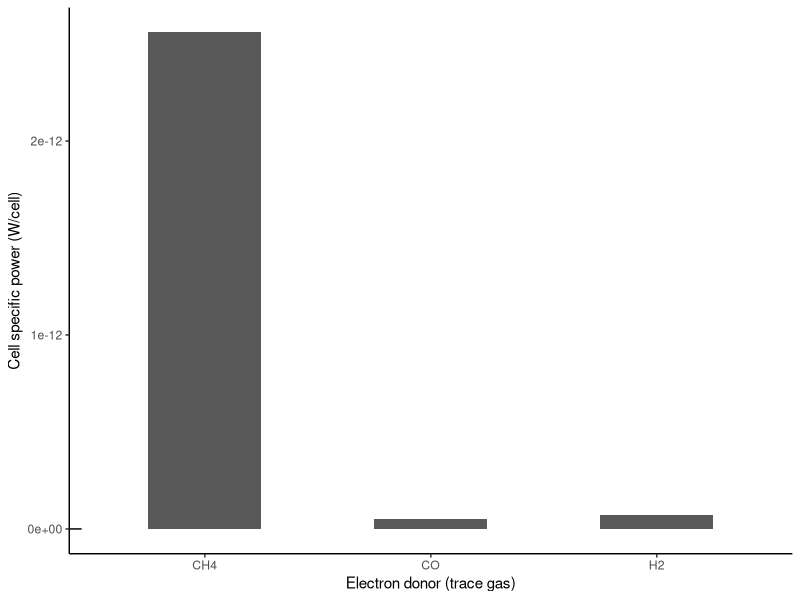

Source code (R):
## ---- chunk 1
library(tidyverse)
library(ggrepel)
## ---- chunk 2
gas_data <- readxl::read_xlsx("gas_data.xlsx")

Rbar = 8.31446261815324E-2 # gas constant with bar
RJoule = 8.31446261815324
RkJ = 0.2871
Temp = 293 # Temp in K
pO2 = 0.2127825 # atmospheric oxygen concentration (bar)
pCO2 = 4E-4 # atmospheric CO2 in bar

# PV = nRT
# P = nRT / V
gas_data <- gas_data %>%
  mutate(p_gas = (`Mean concentration (ppm)`*(10^(-6)))) %>% 
  mutate(fg0 = 1) %>% # assume std fugacity = 1
  mutate(fg = p_gas) %>% # fugacity of gas equal to partial pressure
  mutate(ag = fg/fg0) %>%  #activity is ratio of fugacities
  mutate(Q = case_when(Gas == "H2" ~ 1/ag*(pO2^.5),
                       Gas == "CO" ~ pCO2/ag*(pO2^.5),
                       Gas == "CH4" ~ pCO2*1/ag*(pO2^2))) %>% # Q is equal to the product of activities
           
  mutate(logQ = log10(Q)) %>% #log10 Q
  mutate(lnQ = log(Q)) %>% # natural log of Q
  
  # Below conditionally assigns delta G0 values
  mutate(dg0 = case_when(Gas == "H2" ~ -238.0110206,
                         Gas == "CO" ~ -257.6221235,
                         Gas == "CH4" ~ -819.5290501)) %>% 
    
  # Calculate delta G at environmental conditions (Joules)
  mutate(dg0_J = dg0*1000) %>% # convert dg0 to joules
  mutate(dg = dg0_J + RJoule*Temp*logQ) %>% # delta G in Joules
  
  # Average cell specific rate of reaction
  mutate(csr = case_when(Gas == "H2" ~ -1.12E-20,
                         Gas == "CO" ~ -7.06E-21,
                         Gas == "CH4" ~ -1.12E-19)) %>% 
  
  # Average trace gas oxidizing cell counts, averaged by landscape
  mutate(B = case_when(Gas == "H2" & Ecosystem == "Wetland" ~ 34446025.8,
                       Gas == "H2" & Ecosystem == "Grassland" ~ 30794773.42,
                       Gas == "H2" & Ecosystem == "Forest" ~ 62453310.18,
                       Gas == "H2" & Ecosystem == "Dryland" ~ 1630814.997,
                       Gas == "CO" & Ecosystem == "Wetland" ~ 38701753.79,
                       Gas == "CO" & Ecosystem == "Grassland" ~ 45900935.93,
                       Gas == "CO" & Ecosystem == "Forest" ~ 117976086.4,
                       Gas == "CO" & Ecosystem == "Dryland" ~ 2510912.988,
                       Gas == "CH4" & Ecosystem == "Dryland" ~ 52635.71799,
                       Gas == "CH4" & Ecosystem == "Wetland" ~ 140393.5214,
                       Gas == "CH4" & Ecosystem == "Grassland" ~ 140688.9679,
                       Gas == "CH4" & Ecosystem == "Forest" ~ 693665.0186)) %>% 
  mutate(P = csr*B*dg/B) # had to multiply CSR by B so as to get cells g-1 s-1 --> cell specific reaction rate g-1
## ---- chunk 3
p_gas_data <- gas_data %>% ggplot(aes(x = Gas, y = P)) +
  geom_col(width = 0.5) +
  annotation_logticks(side = "l") +
  theme_classic() +
  ylab(label = "Cell specific power (W/cell)") +
  xlab(label = "Electron donor (trace gas)")
p_gas_data
